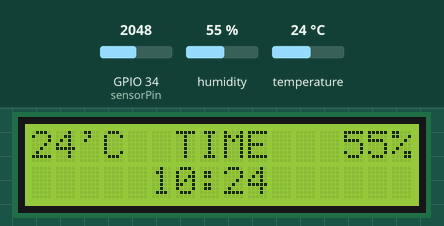
Simulated run of this sketch. Board: ESP32. Parts: 16×2 character LCD. The test bench sets the inputs (shaded band); at power-on: temperature 24 °C, humidity 55 %, GPIO 34 (sensorPin) = 2048. WiFi joins after 1.5 s; servers stay silent unless stated; network time is answered at once with the bench clock; the local clock reads 2024-03-15 10:24:30 at power-on unless the sketch sets it; what the sketch prints to the serial monitor is not drawn.

Above: at 3.2 s.
3.3 s: temperature set to 0 °C
At 5.3 s:
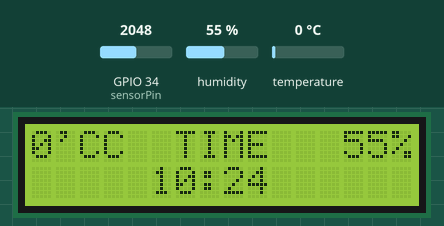
6.1 s: humidity set to 22 %
At 7.9 s:
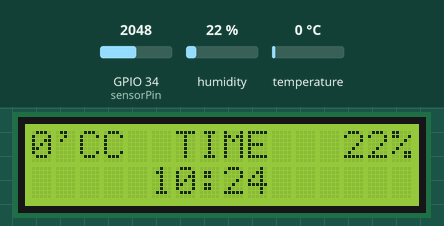
10.2 s: humidity set to 40 %
At 11.8 s:
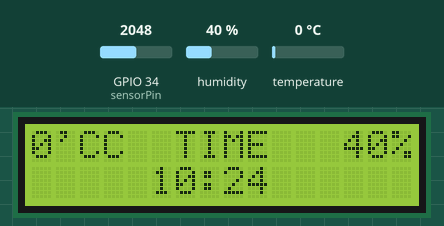
12.2 s: temperature set to 12 °C
At 13.2 s:
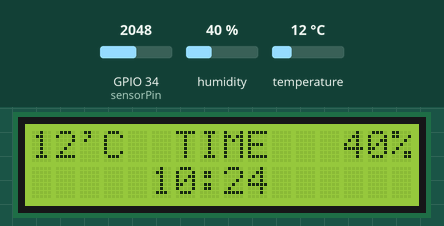
Timing chart, 0 to 15.2 s (numbered marks = the images above; inputs shaded):
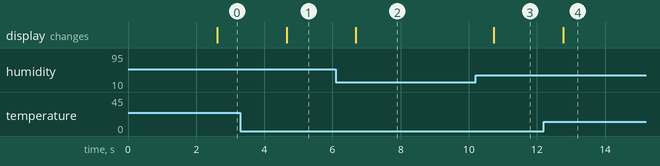

Measured:
- after the input at 3.3 s, the display: changes after 1.4 s (image 1)
- after the input at 6.1 s, the display: changes after 0.58 s (image 2)
- after the input at 10.2 s, the display: changes after 0.54 s (image 3)
- after the input at 12.2 s, the display: changes after 0.57 s (image 4)

The sketch:

PISTOL_ALARM.ino
```cpp
#include <DHT.h>
#define DHTPIN 13
#define DHTTYPE DHT11
#include <LiquidCrystal.h>
#include <WiFi.h>
#include <HTTPClient.h>
#include <ArduinoJson.h>
#include <NTPClient.h>
#include <WiFiUdp.h>

bool alarmEnabled = true;
int sensorPin = 34;
int value = 0;
WiFiServer server(80);
int alarmHour = 7;
int alarmMinute = 0;

String header;

LiquidCrystal lcd(22, 21, 5, 18, 15, 19);
DHT dht(DHTPIN, DHTTYPE);

const char* ssid = "iPhone (Nikita)";
const char* password = "11111111";

const char* ntpServer = "pool.ntp.org";
const long gmtOffset_sec = 3 * 3600;

WiFiUDP ntpUDP;
NTPClient timeClient(ntpUDP, ntpServer, gmtOffset_sec);

#define SPEAKER_PIN 4

const int ledcChannel = 0;
const int frequency = 3000;
const int resolution = 8;

void setup() {
  Serial.begin(115200);
  dht.begin();
  lcd.begin(16, 2);
  lcd.clear();

  Serial.print("Подключение к ");
  Serial.println(ssid);
  WiFi.begin(ssid, password);
  while (WiFi.status() != WL_CONNECTED) {
    delay(500);
    Serial.print(".");
  }

  Serial.println("");
  Serial.println("Подключено к WiFi.");
  Serial.println("IP-адрес: ");
  Serial.println(WiFi.localIP());
  server.begin();

  timeClient.begin();

  ledcSetup(ledcChannel, frequency, resolution);

  ledcAttachPin(SPEAKER_PIN, ledcChannel);
  ledcWrite(ledcChannel, 255);
  pinMode(sensorPin, INPUT);
}

void loop() {

if (header.indexOf("GET /?hour=") >= 0 && header.indexOf("&minute=") >= 0) {
  int pos1 = header.indexOf('=');
  int pos2 = header.indexOf('&');
  alarmHour = header.substring(pos1 + 1, pos2).toInt();

  int pos3 = header.indexOf("minute=");
  int pos4 = header.indexOf('&', pos3);
  alarmMinute = header.substring(pos3 + 7, pos4).toInt();
}
value = analogRead(sensorPin);

  Serial.println(value);

  delay(1000);

  timeClient.update();
  String dateTime = timeClient.getFormattedTime();

  float humidity = dht.readHumidity();
  float temperature = dht.readTemperature();
  if (isnan(humidity) || isnan(temperature)) {
    Serial.println("Error reading DHT11 sensor data");
    return;
  }
  lcd.setCursor(0, 0);
  lcd.print(temperature, 0);
  lcd.print("'C");
  lcd.setCursor(6, 0);
  lcd.print("TIME ");
  lcd.setCursor(5, 1);
  lcd.print(dateTime.substring(0, 5));
  lcd.setCursor(13, 0);
  lcd.print(humidity, 0);
  lcd.print("%");

  int currentHour = timeClient.getHours();
  int currentMinute = timeClient.getMinutes();

  if (currentHour == alarmHour && currentMinute == alarmMinute && alarmEnabled) {
    Serial.println("Alarm triggered!");

    tone(SPEAKER_PIN, frequency);

  if (value >= 800) {
    noTone(SPEAKER_PIN);
    alarmEnabled = false;
    }
  }


  WiFiClient client = server.available();

  if (client) {
    Serial.println("New Client.");
    String currentLine = "";
    while (client.connected()) {
      if (client.available()) {
        char c = client.read();
        Serial.write(c);
        header += c;
        if (c == '\n') {

          if (currentLine.length() == 0) {

            client.println("HTTP/1.1 200 OK");
            client.println("Content-type:text/html");
            client.println("Connection: close");
            client.println();


            client.println("<!DOCTYPE html><html>");
            client.println("<head><meta name=\"viewport\" content=\"width=device-width, initial-scale=1\">");
            client.println("<link rel=\"icon\" href=\"data:,\">");

            client.println("<style>body { text-align: center; font-family: \"Trebuchet MS\", Arial; margin-left:auto; margin-right:auto;}");
            client.println(".slider { width: 300px; }</style>");
            client.println("<script src=\"https://ajax.googleapis.com/ajax/libs/jquery/3.3.1/jquery.min.js\"></script>");


            client.println("</head><body><h1>Alarm Clock</h1>");
            client.println("<p>Set Alarm Time:</p>");


            client.println("<label for=\"hourSlider\">Select Hour:</label>");
            client.println("<input type=\"range\" min=\"0\" max=\"23\" class=\"slider\" id=\"hourSlider\" value=\"" + String(alarmHour) + "\">");
            client.println("<p>Selected Hour: <span id=\"hourValue\">" + String(alarmHour) + "</span></p>");


            client.println("<label for=\"minuteSlider\">Select Minute:</label>");
            client.println("<input type=\"range\" min=\"0\" max=\"59\" class=\"slider\" id=\"minuteSlider\" value=\"" + String(alarmMinute) + "\">");
            client.println("<p>Selected Minute: <span id=\"minuteValue\">" + String(alarmMinute) + "</span></p>");


            client.println("<script>");
            client.println("var hourSlider = document.getElementById(\"hourSlider\");");
            client.println("var minuteSlider = document.getElementById(\"minuteSlider\");");
            client.println("var hourValue = document.getElementById(\"hourValue\");");
            client.println("var minuteValue = document.getElementById(\"minuteValue\");");
            client.println("hourValue.innerHTML = hourSlider.value;");
            client.println("minuteValue.innerHTML = minuteSlider.value;");
            client.println("hourSlider.oninput = function() {");
            client.println("  hourValue.innerHTML = this.value;");
            client.println("}");
            client.println("minuteSlider.oninput = function() {");
            client.println("  minuteValue.innerHTML = this.value;");
            client.println("}");
            client.println("$.ajaxSetup({timeout:1000});");
            client.println("function setAlarm() {");
            client.println("  var selectedHour = hourSlider.value;");
            client.println("  var selectedMinute = minuteSlider.value;");
            client.println("  $.get(\"/?hour=\" + selectedHour + \"&minute=\" + selectedMinute + \"&\");");
            client.println("}");
            client.println("</script>");

            client.println("<button onclick=\"setAlarm()\">Set Alarm</button>");

            client.println("</body></html>");


            if (header.indexOf("GET /?hour=") >= 0 && header.indexOf("&minute=") >= 0) {
              int pos1 = header.indexOf('=');
              int pos2 = header.indexOf('&');
              alarmHour = header.substring(pos1 + 1, pos2).toInt();

              int pos3 = header.indexOf("minute=");
              int pos4 = header.indexOf('&', pos3);
              alarmMinute = header.substring(pos3 + 7, pos4).toInt();
            }


            client.println();

            break;
          } else {
            currentLine = "";
          }
        } else if (c != '\r') {
          currentLine += c;
        }
      }
    }

    header = "";
    alarmEnabled = true;

    client.stop();
    Serial.println("Client disconnected.");
    Serial.println("");
  }
}
```
